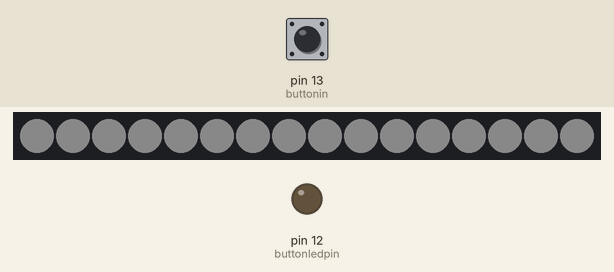
This sketch was run on a simulated Arduino Uno, built with avr-gcc and run on an emulated ATmega328P. Parts: 16 RGB LEDs in strip order, left to right, output pins drawn as LEDs (lit = HIGH). Inputs (shaded band) come from the test bench; at power-on: pin 13 (buttonin) LOW. Dim RGB values are drawn brighter than linear.

Above: at 2.9 s.
3.0 s: pin 13 (buttonin) pulled HIGH for 3.2 s
At 8.0 s:
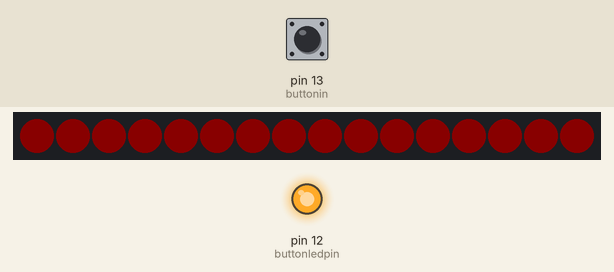
8.1 s: pin 13 (buttonin) pulled HIGH for 1.1 s
11.0 s: pin 13 (buttonin) pulled HIGH for 3.2 s
At 15.24 s:
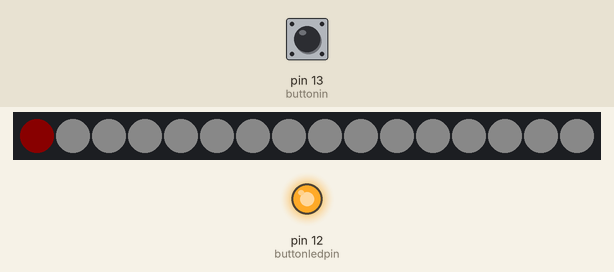
At 20.39 s:
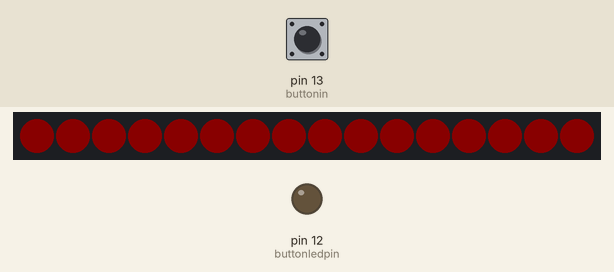
Timing chart, 0 to 21.9 s (numbered marks = the images above; inputs shaded):
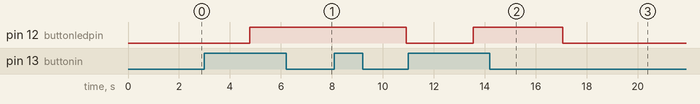

The sketch:

WheelchairMainCode.ino
```cpp
//Wheelchair Main program

#include <Adafruit_NeoPixel.h>

//NEO PIXEL init
#define PIN            6    //NeoPixel input PIN
#define NUMPIXELS      16   //Number of NeoPixels on circle
#define BRIGHTNESS     10   //Brightness value (0-255)

//Setting up the pixels
Adafruit_NeoPixel pixels = Adafruit_NeoPixel(NUMPIXELS, PIN, NEO_GRB + NEO_KHZ800);

//Setting up the button pins
int buttonin = 13;         // the number of the input pin
int buttonledpin = 12;   // the number of the output pin ACTIVE LOW
int ttrigger = 0;
int pixelpattern = 0;

int delayval = 100; // delay for LED spin

void setup() {
  pixels.begin(); // init NeoPixel library.

  //Init pins for buttons
  pinMode(buttonin, INPUT);
  pinMode(buttonledpin, OUTPUT);
}

void loop() {
  //Button Logic
   ttrigger = 0; // Clear trigger value

   do{
      delay(250);
      ttrigger += 250 ;

  }while(ttrigger < 1000 && digitalRead(buttonin));

  if (digitalRead(buttonin)) {

      digitalWrite(buttonledpin, HIGH);

      if(pixelpattern)
        pixelpattern = 0;
      else
        pixelpattern = 1;

      delay(25);

  }
  else {

      digitalWrite(buttonledpin, LOW);
      delay(25);

  }

  if(pixelpattern)
  {
    //Light animiation logic
     for(int i = 0; i < NUMPIXELS; i++){
      // pixels.Color takes RGB values, from 0,0,0 up to 255,255,255
      pixels.setPixelColor(i, pixels.Color(255,255,255)); //White color
      pixels.setBrightness(BRIGHTNESS); //Setting the brightness

      pixels.show(); // This sends the updated pixel color to the hardware.

      delay(delayval);
    }

    //Turning the pixels off for the rotation
    for(int i = 0; i< NUMPIXELS; i++)
    {
      // pixels.Color takes RGB values, from 0,0,0 up to 255,255,255
      pixels.setPixelColor(i, pixels.Color(255,0,0)); //Red color
      pixels.setBrightness(BRIGHTNESS); //Setting the brightness

      pixels.show(); // This sends the updated pixel color to the hardware.
      delay(delayval);
    }
  }
  else
  {
    //Light animiation logic
     for(int i = 0; i < NUMPIXELS; i++){
      // pixels.Color takes RGB values, from 0,0,0 up to 255,255,255
      pixels.setPixelColor(i, pixels.Color(255,255,255)); //White color
      pixels.setBrightness(BRIGHTNESS); //Setting the brightness

      pixels.show(); // This sends the updated pixel color to the hardware.

      delay(delayval);
  }
}
}
```

Measured:
- after the input at 3.0 s, pin 12 (buttonledpin): LOW → HIGH after 1.8 s; the LEDs: first change after 3.4 s (image 1 shows a later state)
- after the input at 8.1 s, pin 12 (buttonledpin): HIGH → LOW after 2.8 s instead of 0.18 s
- after the input at 11.0 s, pin 12 (buttonledpin): LOW → HIGH after 2.6 s, → LOW 3.5 s later; the LEDs: change after 4.2 s (image 2)
